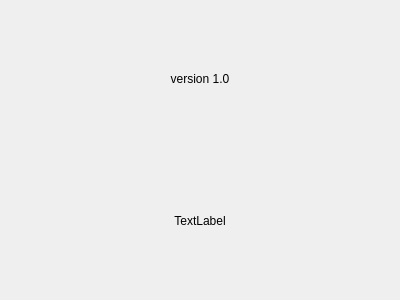
<?xml version="1.0" encoding="UTF-8"?>
<ui version="4.0">
 <class>Dialog</class>
 <widget class="QDialog" name="Dialog">
  <property name="geometry">
   <rect>
    <x>0</x>
    <y>0</y>
    <width>400</width>
    <height>300</height>
   </rect>
  </property>
  <property name="windowTitle">
   <string>Dialog</string>
  </property>
  <layout class="QHBoxLayout" name="horizontalLayout">
   <item>
    <layout class="QVBoxLayout" name="verticalLayout">
     <item>
      <widget class="QLabel" name="label">
       <property name="text">
        <string>version 1.0</string>
       </property>
       <property name="alignment">
        <set>Qt::AlignCenter</set>
       </property>
      </widget>
     </item>
     <item>
      <widget class="QLabel" name="label_2">
       <property name="text">
        <string>TextLabel</string>
       </property>
       <property name="textFormat">
        <enum>Qt::PlainText</enum>
       </property>
       <property name="alignment">
        <set>Qt::AlignCenter</set>
       </property>
       <property name="wordWrap">
        <bool>true</bool>
       </property>
       <property name="margin">
        <number>0</number>
       </property>
      </widget>
     </item>
    </layout>
   </item>
  </layout>
 </widget>
 <resources/>
 <connections/>
</ui>
